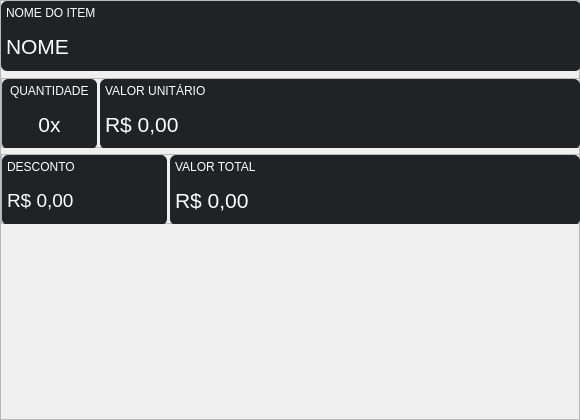
                     <widget class="QFrame" name="item">
                      <property name="minimumSize">
                       <size>
                        <width>580</width>
                        <height>420</height>
                       </size>
                      </property>
                      <property name="maximumSize">
                       <size>
                        <width>580</width>
                        <height>420</height>
                       </size>
                      </property>
                      <property name="frameShape">
                       <enum>QFrame::StyledPanel</enum>
                      </property>
                      <property name="frameShadow">
                       <enum>QFrame::Raised</enum>
                      </property>
                      <layout class="QVBoxLayout" name="verticalLayout_20">
                       <property name="spacing">
                        <number>5</number>
                       </property>
                       <property name="leftMargin">
                        <number>0</number>
                       </property>
                       <property name="topMargin">
                        <number>0</number>
                       </property>
                       <property name="rightMargin">
                        <number>0</number>
                       </property>
                       <property name="bottomMargin">
                        <number>0</number>
                       </property>
                       <item alignment="Qt::AlignTop">
                        <widget class="QFrame" name="nome">
                         <property name="minimumSize">
                          <size>
                           <width>580</width>
                           <height>70</height>
                          </size>
                         </property>
                         <property name="maximumSize">
                          <size>
                           <width>580</width>
                           <height>70</height>
                          </size>
                         </property>
                         <property name="styleSheet">
                          <string notr="true">QFrame {
background-color: rgb(32, 34, 37);
 border-radius: 6px;
}</string>
                         </property>
                         <property name="frameShape">
                          <enum>QFrame::StyledPanel</enum>
                         </property>
                         <property name="frameShadow">
                          <enum>QFrame::Raised</enum>
                         </property>
                         <layout class="QVBoxLayout" name="verticalLayout_24">
                          <property name="spacing">
                           <number>0</number>
                          </property>
                          <property name="leftMargin">
                           <number>5</number>
                          </property>
                          <property name="topMargin">
                           <number>5</number>
                          </property>
                          <property name="rightMargin">
                           <number>0</number>
                          </property>
                          <property name="bottomMargin">
                           <number>0</number>
                          </property>
                          <item alignment="Qt::AlignLeft|Qt::AlignTop">
                           <widget class="QLabel" name="label_15">
                            <property name="font">
                             <font>
                              <family>Arial</family>
                              <pointsize>9</pointsize>
                             </font>
                            </property>
                            <property name="styleSheet">
                             <string notr="true">color: rgb(255, 255, 255);</string>
                            </property>
                            <property name="text">
                             <string>NOME DO ITEM</string>
                            </property>
                           </widget>
                          </item>
                          <item alignment="Qt::AlignLeft|Qt::AlignTop">
                           <widget class="QLabel" name="nomei">
                            <property name="minimumSize">
                             <size>
                              <width>300</width>
                              <height>50</height>
                             </size>
                            </property>
                            <property name="maximumSize">
                             <size>
                              <width>300</width>
                              <height>50</height>
                             </size>
                            </property>
                            <property name="font">
                             <font>
                              <family>Arial</family>
                              <pointsize>16</pointsize>
                             </font>
                            </property>
                            <property name="styleSheet">
                             <string notr="true">color: rgb(255, 255, 255);</string>
                            </property>
                            <property name="text">
                             <string>NOME</string>
                            </property>
                           </widget>
                          </item>
                         </layout>
                        </widget>
                       </item>
                       <item alignment="Qt::AlignHCenter|Qt::AlignTop">
                        <widget class="QFrame" name="vlds">
                         <property name="minimumSize">
                          <size>
                           <width>580</width>
                           <height>70</height>
                          </size>
                         </property>
                         <property name="maximumSize">
                          <size>
                           <width>580</width>
                           <height>70</height>
                          </size>
                         </property>
                         <property name="frameShape">
                          <enum>QFrame::StyledPanel</enum>
                         </property>
                         <property name="frameShadow">
                          <enum>QFrame::Raised</enum>
                         </property>
                         <layout class="QHBoxLayout" name="horizontalLayout_25">
                          <property name="spacing">
                           <number>0</number>
                          </property>
                          <property name="leftMargin">
                           <number>0</number>
                          </property>
                          <property name="topMargin">
                           <number>0</number>
                          </property>
                          <property name="rightMargin">
                           <number>0</number>
                          </property>
                          <property name="bottomMargin">
                           <number>0</number>
                          </property>
                          <item alignment="Qt::AlignLeft">
                           <widget class="QFrame" name="desc">
                            <property name="minimumSize">
                             <size>
                              <width>95</width>
                              <height>70</height>
                             </size>
                            </property>
                            <property name="maximumSize">
                             <size>
                              <width>95</width>
                              <height>70</height>
                             </size>
                            </property>
                            <property name="styleSheet">
                             <string notr="true">QFrame {
background-color: rgb(32, 34, 37);
 border-radius: 6px;
}</string>
                            </property>
                            <property name="frameShape">
                             <enum>QFrame::StyledPanel</enum>
                            </property>
                            <property name="frameShadow">
                             <enum>QFrame::Raised</enum>
                            </property>
                            <layout class="QVBoxLayout" name="verticalLayout_21">
                             <property name="spacing">
                              <number>0</number>
                             </property>
                             <property name="leftMargin">
                              <number>0</number>
                             </property>
                             <property name="topMargin">
                              <number>5</number>
                             </property>
                             <property name="rightMargin">
                              <number>0</number>
                             </property>
                             <property name="bottomMargin">
                              <number>0</number>
                             </property>
                             <item alignment="Qt::AlignHCenter|Qt::AlignTop">
                              <widget class="QLabel" name="label_5">
                               <property name="font">
                                <font>
                                 <family>Arial</family>
                                 <pointsize>9</pointsize>
                                </font>
                               </property>
                               <property name="styleSheet">
                                <string notr="true">color: rgb(255, 255, 255);</string>
                               </property>
                               <property name="text">
                                <string>QUANTIDADE</string>
                               </property>
                              </widget>
                             </item>
                             <item alignment="Qt::AlignHCenter|Qt::AlignVCenter">
                              <widget class="QLabel" name="unid">
                               <property name="minimumSize">
                                <size>
                                 <width>85</width>
                                 <height>50</height>
                                </size>
                               </property>
                               <property name="maximumSize">
                                <size>
                                 <width>85</width>
                                 <height>50</height>
                                </size>
                               </property>
                               <property name="font">
                                <font>
                                 <family>Arial</family>
                                 <pointsize>16</pointsize>
                                </font>
                               </property>
                               <property name="styleSheet">
                                <string notr="true">color: rgb(255, 255, 255);</string>
                               </property>
                               <property name="text">
                                <string>0x</string>
                               </property>
                               <property name="alignment">
                                <set>Qt::AlignCenter</set>
                               </property>
                              </widget>
                             </item>
                            </layout>
                           </widget>
                          </item>
                          <item alignment="Qt::AlignRight">
                           <widget class="QFrame" name="vluni">
                            <property name="minimumSize">
                             <size>
                              <width>480</width>
                              <height>70</height>
                             </size>
                            </property>
                            <property name="maximumSize">
                             <size>
                              <width>480</width>
                              <height>70</height>
                             </size>
                            </property>
                            <property name="styleSheet">
                             <string notr="true">QFrame {
background-color: rgb(32, 34, 37);
 border-radius: 6px;
}</string>
                            </property>
                            <property name="frameShape">
                             <enum>QFrame::StyledPanel</enum>
                            </property>
                            <property name="frameShadow">
                             <enum>QFrame::Raised</enum>
                            </property>
                            <layout class="QVBoxLayout" name="verticalLayout_22">
                             <property name="spacing">
                              <number>0</number>
                             </property>
                             <property name="leftMargin">
                              <number>5</number>
                             </property>
                             <property name="topMargin">
                              <number>5</number>
                             </property>
                             <property name="rightMargin">
                              <number>0</number>
                             </property>
                             <property name="bottomMargin">
                              <number>0</number>
                             </property>
                             <item alignment="Qt::AlignLeft|Qt::AlignTop">
                              <widget class="QLabel" name="label_4">
                               <property name="font">
                                <font>
                                 <family>Arial</family>
                                 <pointsize>9</pointsize>
                                </font>
                               </property>
                               <property name="styleSheet">
                                <string notr="true">color: rgb(255, 255, 255);</string>
                               </property>
                               <property name="text">
                                <string>VALOR UNITÁRIO</string>
                               </property>
                              </widget>
                             </item>
                             <item alignment="Qt::AlignLeft|Qt::AlignTop">
                              <widget class="QLabel" name="valouni">
                               <property name="minimumSize">
                                <size>
                                 <width>300</width>
                                 <height>50</height>
                                </size>
                               </property>
                               <property name="maximumSize">
                                <size>
                                 <width>300</width>
                                 <height>50</height>
                                </size>
                               </property>
                               <property name="font">
                                <font>
                                 <family>Arial</family>
                                 <pointsize>16</pointsize>
                                </font>
                               </property>
                               <property name="styleSheet">
                                <string notr="true">color: rgb(255, 255, 255);</string>
                               </property>
                               <property name="text">
                                <string>R$ 0,00</string>
                               </property>
                              </widget>
                             </item>
                            </layout>
                           </widget>
                          </item>
                         </layout>
                        </widget>
                       </item>
                       <item>
                        <widget class="QFrame" name="vlitem">
                         <property name="minimumSize">
                          <size>
                           <width>580</width>
                           <height>70</height>
                          </size>
                         </property>
                         <property name="maximumSize">
                          <size>
                           <width>580</width>
                           <height>70</height>
                          </size>
                         </property>
                         <property name="frameShape">
                          <enum>QFrame::StyledPanel</enum>
                         </property>
                         <property name="frameShadow">
                          <enum>QFrame::Raised</enum>
                         </property>
                         <layout class="QHBoxLayout" name="horizontalLayout_26">
                          <property name="spacing">
                           <number>0</number>
                          </property>
                          <property name="leftMargin">
                           <number>0</number>
                          </property>
                          <property name="topMargin">
                           <number>0</number>
                          </property>
                          <property name="rightMargin">
                           <number>0</number>
                          </property>
                          <property name="bottomMargin">
                           <number>0</number>
                          </property>
                          <item alignment="Qt::AlignLeft">
                           <widget class="QFrame" name="descon">
                            <property name="minimumSize">
                             <size>
                              <width>165</width>
                              <height>70</height>
                             </size>
                            </property>
                            <property name="maximumSize">
                             <size>
                              <width>165</width>
                              <height>70</height>
                             </size>
                            </property>
                            <property name="styleSheet">
                             <string notr="true">QFrame {
background-color: rgb(32, 34, 37);
 border-radius: 6px;
}</string>
                            </property>
                            <property name="frameShape">
                             <enum>QFrame::StyledPanel</enum>
                            </property>
                            <property name="frameShadow">
                             <enum>QFrame::Raised</enum>
                            </property>
                            <layout class="QVBoxLayout" name="verticalLayout_25">
                             <property name="spacing">
                              <number>0</number>
                             </property>
                             <property name="leftMargin">
                              <number>5</number>
                             </property>
                             <property name="topMargin">
                              <number>5</number>
                             </property>
                             <property name="rightMargin">
                              <number>0</number>
                             </property>
                             <property name="bottomMargin">
                              <number>0</number>
                             </property>
                             <item alignment="Qt::AlignLeft|Qt::AlignTop">
                              <widget class="QLabel" name="label_6">
                               <property name="minimumSize">
                                <size>
                                 <width>5</width>
                                 <height>0</height>
                                </size>
                               </property>
                               <property name="font">
                                <font>
                                 <family>Arial</family>
                                 <pointsize>9</pointsize>
                                </font>
                               </property>
                               <property name="styleSheet">
                                <string notr="true">color: rgb(255, 255, 255);</string>
                               </property>
                               <property name="text">
                                <string>DESCONTO</string>
                               </property>
                              </widget>
                             </item>
                             <item alignment="Qt::AlignLeft|Qt::AlignTop">
                              <widget class="QLabel" name="desconto">
                               <property name="minimumSize">
                                <size>
                                 <width>145</width>
                                 <height>50</height>
                                </size>
                               </property>
                               <property name="maximumSize">
                                <size>
                                 <width>145</width>
                                 <height>50</height>
                                </size>
                               </property>
                               <property name="font">
                                <font>
                                 <family>Arial</family>
                                 <pointsize>14</pointsize>
                                </font>
                               </property>
                               <property name="styleSheet">
                                <string notr="true">color: rgb(255, 255, 255);</string>
                               </property>
                               <property name="text">
                                <string>R$ 0,00</string>
                               </property>
                               <property name="alignment">
                                <set>Qt::AlignLeading|Qt::AlignLeft|Qt::AlignVCenter</set>
                               </property>
                              </widget>
                             </item>
                            </layout>
                           </widget>
                          </item>
                          <item alignment="Qt::AlignRight|Qt::AlignVCenter">
                           <widget class="QFrame" name="vltota">
                            <property name="minimumSize">
                             <size>
                              <width>410</width>
                              <height>70</height>
                             </size>
                            </property>
                            <property name="maximumSize">
                             <size>
                              <width>410</width>
                              <height>70</height>
                             </size>
                            </property>
                            <property name="styleSheet">
                             <string notr="true">QFrame {
background-color: rgb(32, 34, 37);
 border-radius: 6px;
}</string>
                            </property>
                            <property name="frameShape">
                             <enum>QFrame::StyledPanel</enum>
                            </property>
                            <property name="frameShadow">
                             <enum>QFrame::Raised</enum>
                            </property>
                            <layout class="QVBoxLayout" name="verticalLayout_23">
                             <property name="spacing">
                              <number>0</number>
                             </property>
                             <property name="leftMargin">
                              <number>5</number>
                             </property>
                             <property name="topMargin">
                              <number>5</number>
                             </property>
                             <property name="rightMargin">
                              <number>0</number>
                             </property>
                             <property name="bottomMargin">
                              <number>0</number>
                             </property>
                             <item alignment="Qt::AlignLeft|Qt::AlignTop">
                              <widget class="QLabel" name="label_13">
                               <property name="font">
                                <font>
                                 <family>Arial</family>
                                 <pointsize>9</pointsize>
                                </font>
                               </property>
                               <property name="styleSheet">
                                <string notr="true">color: rgb(255, 255, 255);</string>
                               </property>
                               <property name="text">
                                <string>VALOR TOTAL</string>
                               </property>
                              </widget>
                             </item>
                             <item alignment="Qt::AlignLeft|Qt::AlignTop">
                              <widget class="QLabel" name="valotot">
                               <property name="minimumSize">
                                <size>
                                 <width>300</width>
                                 <height>50</height>
                                </size>
                               </property>
                               <property name="maximumSize">
                                <size>
                                 <width>300</width>
                                 <height>50</height>
                                </size>
                               </property>
                               <property name="font">
                                <font>
                                 <family>Arial</family>
                                 <pointsize>16</pointsize>
                                </font>
                               </property>
                               <property name="styleSheet">
                                <string notr="true">color: rgb(255, 255, 255);</string>
                               </property>
                               <property name="text">
                                <string>R$ 0,00</string>
                               </property>
                              </widget>
                             </item>
                            </layout>
                           </widget>
                          </item>
                         </layout>
                        </widget>
                       </item>
                       <item>
                        <widget class="QFrame" name="lotpix">
                         <property name="minimumSize">
                          <size>
                           <width>580</width>
                           <height>190</height>
                          </size>
                         </property>
                         <property name="styleSheet">
                          <string notr="true">QFrame {
background-color: rgba(0, 0, 0, 0);
 border-radius: 6px;
}</string>
                         </property>
                         <property name="frameShape">
                          <enum>QFrame::StyledPanel</enum>
                         </property>
                         <property name="frameShadow">
                          <enum>QFrame::Raised</enum>
                         </property>
                         <layout class="QHBoxLayout" name="horizontalLayout_15">
                          <property name="spacing">
                           <number>0</number>
                          </property>
                          <property name="leftMargin">
                           <number>5</number>
                          </property>
                          <property name="topMargin">
                           <number>0</number>
                          </property>
                          <property name="rightMargin">
                           <number>0</number>
                          </property>
                          <property name="bottomMargin">
                           <number>0</number>
                          </property>
                          <item>
                           <widget class="QFrame" name="qrcod">
                            <property name="minimumSize">
                             <size>
                              <width>185</width>
                              <height>185</height>
                             </size>
                            </property>
                            <property name="maximumSize">
                             <size>
                              <width>185</width>
                              <height>185</height>
                             </size>
                            </property>
                            <property name="styleSheet">
                             <string notr="true"> border-radius: 10px;</string>
                            </property>
                            <property name="frameShape">
                             <enum>QFrame::StyledPanel</enum>
                            </property>
                            <property name="frameShadow">
                             <enum>QFrame::Raised</enum>
                            </property>
                            <layout class="QHBoxLayout" name="horizontalLayout_8">
                             <property name="spacing">
                              <number>0</number>
                             </property>
                             <property name="leftMargin">
                              <number>0</number>
                             </property>
                             <property name="topMargin">
                              <number>0</number>
                             </property>
                             <property name="rightMargin">
                              <number>0</number>
                             </property>
                             <property name="bottomMargin">
                              <number>0</number>
                             </property>
                            </layout>
                           </widget>
                          </item>
                          <item>
                           <spacer name="horizontalSpacer_4">
                            <property name="orientation">
                             <enum>Qt::Horizontal</enum>
                            </property>
                            <property name="sizeType">
                             <enum>QSizePolicy::Fixed</enum>
                            </property>
                            <property name="sizeHint" stdset="0">
                             <size>
                              <width>5</width>
                              <height>20</height>
                             </size>
                            </property>
                           </spacer>
                          </item>
                          <item>
                           <widget class="QLabel" name="tpix">
                            <property name="minimumSize">
                             <size>
                              <width>100</width>
                              <height>0</height>
                             </size>
                            </property>
                            <property name="font">
                             <font>
                              <family>Arial</family>
                              <pointsize>16</pointsize>
                             </font>
                            </property>
                            <property name="styleSheet">
                             <string notr="true">color: rgb(255, 255, 255);</string>
                            </property>
                            <property name="text">
                             <string/>
                            </property>
                            <property name="alignment">
                             <set>Qt::AlignLeading|Qt::AlignLeft|Qt::AlignVCenter</set>
                            </property>
                           </widget>
                          </item>
                         </layout>
                        </widget>
                       </item>
                      </layout>
                     </widget>
